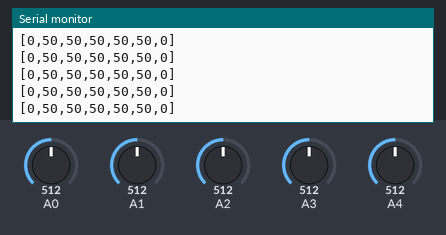
This sketch was run on a simulated Arduino Uno, built with avr-gcc and run on an emulated ATmega328P. Shown: the last lines printed to the serial monitor. The test bench sets the inputs (shaded band); at power-on: A2 = 512, A0 = 512, A1 = 512, A3 = 512, A4 = 512.

Above: at 4.2 s.
4.3 s: A2 set to 112
At 4.36 s:
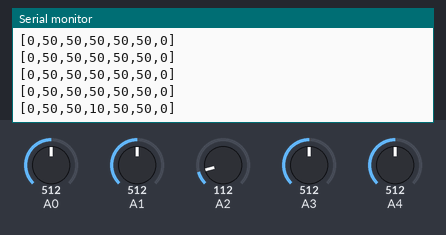
7.3 s: A2 set to 91
At 7.39 s:
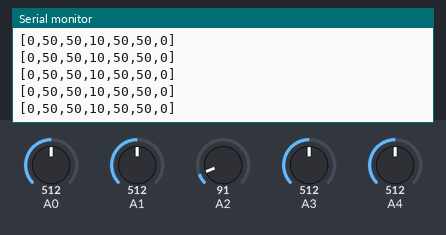
Timing chart, 0 to 10.3 s (numbered marks = the images above; inputs shaded):
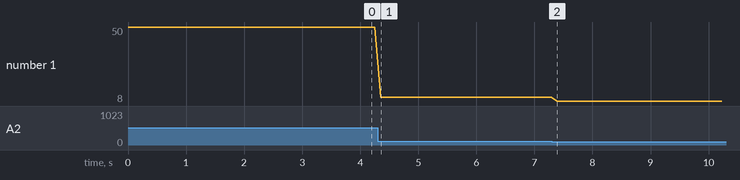

Measured:
- after the input at 4.3 s, the serial monitor: prints a new line after 0.05 s (image 1)
- plotted number 1: 50 → 10 after the input at 4.3 s, 10 → 8 after the input at 7.3 s

The sketch:

VolumeController.ino
```cpp
int prevLevels[5];
String output = "";
void setup() {
  // put your setup code here, to run once:
  Serial.begin(9600);
}

void loop() {
  output = "";
  int levels[5];
  for(int i = 0; i < 5; i++){
    levels[i] = analogRead(i);
  }

  output += "[0,";
  for(int i = 0; i < 5; i++){

    //map the analog values to useable values
    levels[i] = map(levels[i],0,1023,0,100);

    output += levels[i];
    if(!(i == 5-1)){
      output += ",";
    }
  }
  output += ",0]\n";
  Serial.print(output);

  //sleep
  delay(100);
}
```
